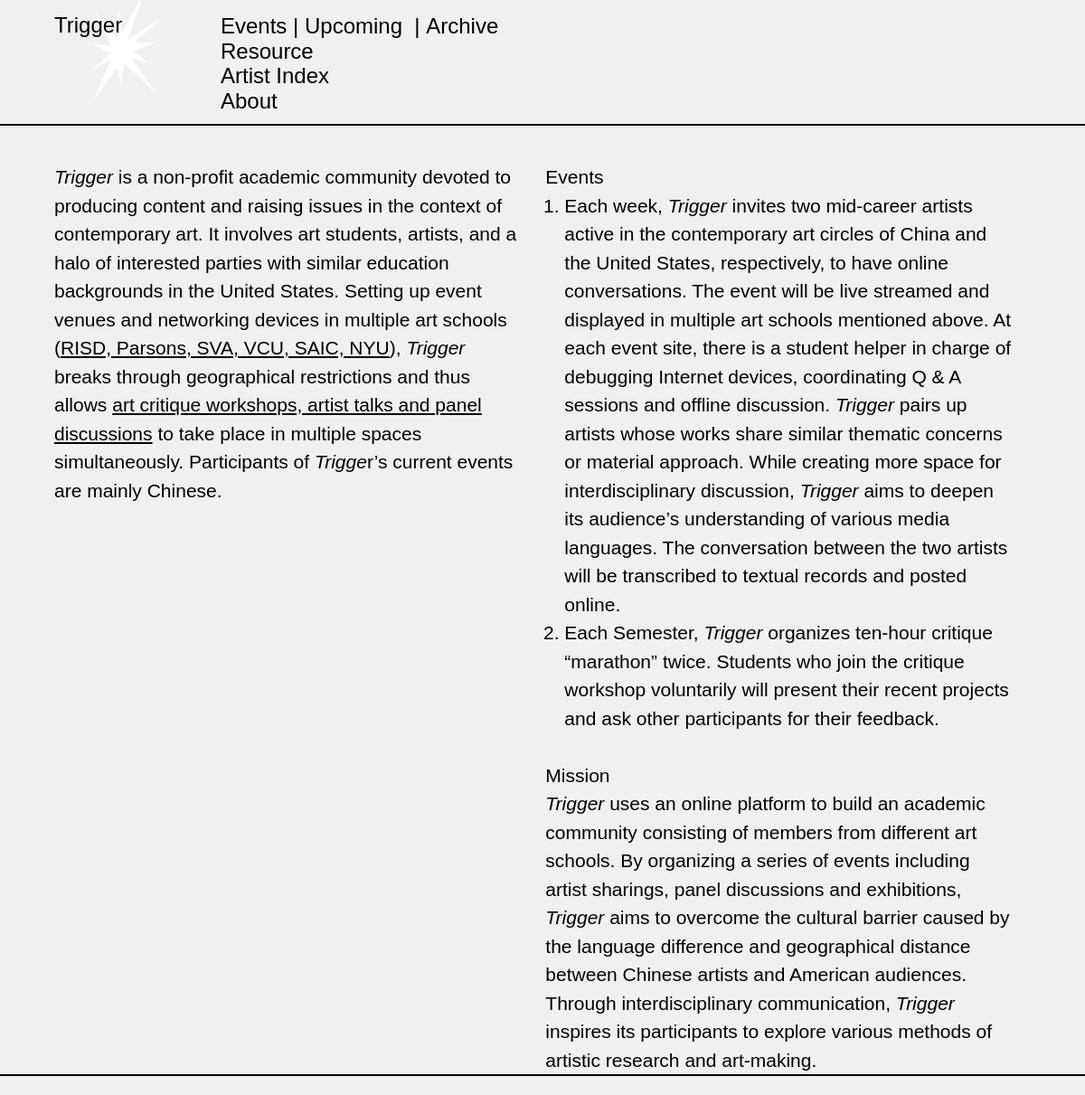
/about, run on the app's committed database.
### tables this page shows
CREATE TABLE `objects` (
  `id` int(10) unsigned NOT NULL AUTO_INCREMENT,
  `active` int(1) unsigned NOT NULL DEFAULT '1',
  `created` datetime DEFAULT NULL,
  `modified` datetime DEFAULT NULL,
  `rank` int(10) unsigned DEFAULT NULL,
  `name1` tinytext,
  `name2` tinytext,
  `url` tinytext,
  `email` tinytext,
  `begin` datetime DEFAULT NULL,
  `end` datetime DEFAULT NULL,
  `date` datetime DEFAULT NULL,
  `head` tinytext,
  `main_two` mediumblob,
  `notes` mediumblob,
  `event_date` datetime DEFAULT NULL,
  `location` text,
  `cato` tinytext,
  `event_time` datetime DEFAULT NULL,
  `main_one` mediumblob,
  `website` text,
  `exhibit` text,
  `reading` text,
  `qanda` mediumblob,
  `thumbnail` tinytext,
  `reading_fromid` int(10) DEFAULT NULL,
  `reading_toid` int(10) DEFAULT NULL,
  PRIMARY KEY (`id`)
);

### controller/nav_controller.php (called while the page is built)
<?
$menu_items = $oo->children(0);
foreach($menu_items as $key => $mi){
	if($mi['url'] == 'events'){
		$menu_items[$key]['submenu'] = $oo->children($mi['id']);
	}
}
require_once('views/nav.php');

### controller/head_controller.php (called while the page is built, shortened)
<?
$oo = new Objects();
$uu = new URL();
if($uu->id)
    $item = $oo->get($uu->id);
else
    $item = $oo->get(0);
$item = $oo->get($uu->id);
require_once('views/head.php');
?>

### open-records-generator/models/objects.php (called while the page is built, shortened)
<?
class Objects extends Model
{
	public function children($o)
	{
		$fields = array("objects.*");
		$tables = array("objects", "wires");
		$where	= array("wires.fromid = '".$o."'",
						"wires.active = 1",
						"wires.toid = objects.id",
						"objects.active = '1'");
		$order 	= array("objects.rank", "objects.begin", "objects.end", "objects.name1");
		return $this->get_all($fields, $tables, $where, $order);
	}
	public function urls_to_ids($u)
	{
		$objects = array();
		for($i = 0; $i < count($u); $i++)
		{
			$fields = array("objects.id",
							"objects.name1");
			$tables = array("objects", "wires");
			$where 	= array("wires.toid = objects.id",
							"objects.url = '".$u[$i]."'",
							"wires.active = '1'",
							"objects.active = '1'");
            $order 	= array("objects.rank", "objects.begin", "objects.end", "objects.name1");
			$tmp = $this->get_all($fields, $tables, $where, $order);
			$fromid = $tmp[0]['id'];
			$objects[] = $fromid;
		}
		return $objects;
	}
}
?>

### open-records-generator/models/model.php (called while the page is built, shortened)
<?
class Model
{
	public static function get($id)
	{
		global $db;
		$sql = "SELECT *
				FROM " . static::table_name . "
				WHERE id = $id
				LIMIT 1";
		$res = $db->query($sql);
		$item = $res->fetch_assoc();
		return $item;
	}
	public static function get_all(	$fields = array("*"),
									$tables = array("objects"),
									$where = array(),
									$order = array(),
									$limit = '',
									$descending = FALSE,
									$distinct = TRUE)
	{
		global $db;
		$sql = "SELECT ";
		if($distinct)
			$sql .= "DISTINCT ";
		$sql .= implode(", ", $fields) . " ";
		$sql .= "FROM " . implode(", ", $tables) . " ";
		if (!empty($where))
			$sql .= "WHERE " . implode(" AND ", $where) . " ";
		if (!empty($order))
			$sql .= "ORDER BY " . implode(", ", $order) . " ";
		$res = $db->query($sql);
		$items = array();
		while ($obj = $res->fetch_assoc())
			$items[] = $obj;
		return $items;
	}
}
?>

### controller/about_controller.php (called while the page is built, shortened)
<?
$bodyText_left = $item['main_one'];
$bodyText_right = $item['main_two'];
require_once("views/about.php");
?>

### open-records-generator/config/config.php (called while the page is built, shortened)
<?php
$root = $_SERVER["DOCUMENT_ROOT"]."/";
$admin_root = $root . "open-records-generator/";
$models_root = $admin_root . "models/";
require_once($models_root."model.php");
require_once($models_root."objects.php");
spl_autoload_register(function ($class) {
	$file = strtolower(preg_replace('#\\\|_(?!.+\\\)#','/', $class) . '.php');
});
?>

### open-records-generator/config/url.php (called while the page is built, shortened)
<?php
class URL extends URL_Base {
	function __construct($urls=null) {
		global $oo;
		if (!$urls) {
           	 	$script = explode('/', rtrim($_SERVER['SCRIPT_NAME'], '/'));
        		$urls = explode('/', rtrim($_SERVER['REQUEST_URI'], '/'));
        		while($script[0] == $urls[0]) {
	                array_shift($script);
            		array_shift($urls);
        		}
        	}
		try {
			$ids = $oo->urls_to_ids($urls);
		}
		catch(Exception $e) {
			$urls = array_slice($urls, 0, $e->getMessage());
			$ids = $oo->urls_to_ids($urls);
		}
		$id = $ids[count($ids)-1];
		$this->id = $id;
	}
}
?>

### views/about.php (the view)
<div id = "main_ctner_about" class = "main_ctner">
	<div id = 'about_col_left' class = 'about_col'><? echo $bodyText_left; ?></div>
	<div id = 'about_col_right' class = 'about_col'><? echo $bodyText_right; ?></div>
</div>

### views/nav.php (shortened to what this page needs)
<div id = "nav" class = "<? echo ($uri[1] == "") ? "" : "folded" ?>">
	<div id = "title" >
		<h1 class = 'logo_explodeCtner'><a href = "/">Trigger</a></h1>
	</div>
	<div id = "menu_ctner">
		<? foreach($menu_items as $mi){
			$this_url = strtolower($mi['url']);
		?>
			<div id = "menu_btn_<? echo $this_url; ?>" class = "menu_btn" >
				<a class = "<?
					if($this_item == 'events') echo ($uri[1] == $this_url || $uri[1] == '') ? 'active' : '' ;
					else echo ($uri[1] == $this_url) ? 'active' : '' ;
					?> explodeCtner"  href = "/<? echo $this_url; ?>">
					<svg class = 'explode'></svg><? echo $mi['name1'] ?>
				</a>
				<? if(isset($mi['submenu'])){
						foreach($mi['submenu'] as $si){
							$this_sub_name = $si['name1'];
							$this_sub_url = strtolower($si['url']);
							?>
							<a class = "<? echo ($uri[2] == $this_sub_url) ? 'active' : '' ?> explodeCtner"  href = "/<? echo $this_url; ?>/<? echo $this_sub_url; ?>">
								<svg class = 'explode'></svg>&nbsp;|&nbsp;<? echo $this_sub_name; ?>&nbsp;</a>
					<? } ?>
				<? } ?>
			</div>
		<? } ?>
	</div>
</div>

### style/exe.css (style rules this page uses)
* { padding: 0; margin: 0; -webkit-box-sizing: border-box; -moz-box-sizing: border-box; box-sizing: border-box; position: relative; position: -webkit-relative; }
html { font-size: 1vw; font-family: neue-haas-grotesk-text, sans-serif; font-weight: 400; font-style: normal; }
body { background-color: #f0f0f0; color: black; }
h1 { font-weight: 400; font-size: 2rem; line-height: 1.05em; }
a { color: #000; text-decoration: none; font-style: normal; }
.explode { position: absolute; position: -webkit-absolute; pointer-events: none; z-index: -1; }
#nav { display: grid; grid-template-columns: repeat(12, 1fr); grid-gap: 2vw; position: fixed; position: -webkit-fixed; top: 0; left: 0; z-index: 1000; width: 100vw; max-width: 100%; padding: 1.25vw 5vw 1vw 5vw; background-color: #f0f0f0; }
#nav #title { grid-column: 1/2 span; }
#nav #title a { font-style: normal; }
#nav #menu_ctner { grid-column: 3/8 span; }
#nav #menu_ctner a { font-size: 2rem; line-height: 1.15em; display: inline-block; max-height: 5vw; -webkit-transition: max-height 0.35s; -moz-transition: max-height 0.35s; -ms-transition: max-height 0.35s; -o-transition: max-height 0.35s; transition: max-height 0.35s; }
#nav #menu_ctner a.active { font-style: normal; }
#nav #menu_ctner .menu_btn { cursor: pointer; display: flex; }
#nav.folded { border-bottom: none; }
#nav.folded #menu_ctner a:not(.active) { max-height: 0; overflow: hidden; }
.logo_explodeCtner .explode { width: 100%; height: 10vw; top: -2vw; }
.main_ctner { margin-bottom: 6vw; border-bottom: 2px solid #000; padding-top: 15vw; }
#main_ctner_about { padding-left: 5vw; padding-right: 5vw; }
#main_ctner_about .about_col { display: inline-block; width: calc(50% - 2vw); margin-left: 2vw; vertical-align: top; font-size: 1.75rem; line-height: 1.5em; }
#main_ctner_about .about_col:first-child { margin-left: 0; }
#main_ctner_about .about_col div:nth-of-type(even) { margin-left: 10%; }
#main_ctner_about .about_col li { margin-left: 1em; }

### data on the page
objects: name1 "Events"
objects: name1 "Upcoming"
objects: name1 "Archive"
objects: name1 "Resource"
objects: name1 "Artist Index"
objects: name1 "About", main_one "Trigger is a non-profit academic community devoted to producing content and raising issues in the context of contemporary art. It involves art students, artists, and a halo of interested parties with similar education backgrounds in the United States. Setting up event venues and networking devices in multiple art schools ( RISD, Parsons, SVA, VCU, SAIC, NYU ), Trigger breaks through geographical restrictions and thus allows art critique workshops, artist talks and panel discussions to take place in multiple spaces simultaneously. Participants of Trigge r’s current events are mainly Chinese.", main_two "Events Each week, Trigger invites two mid-career artists active in the contemporary art circles of China and the United States, respectively, to have online conversations. The event will be live streamed and displayed in multiple art schools mentioned above. At each event site, there is a student helper in charge of debugging Internet devices, coordinating Q & A sessions and offline discussion. Trigger pairs up artists whose works share similar thematic concerns or material approach. While creating more space for interdisciplinary discussion, Trigger aims to deepen its audience’s understanding of various media languages. The conversation between the two artists will be transcribed to…"
